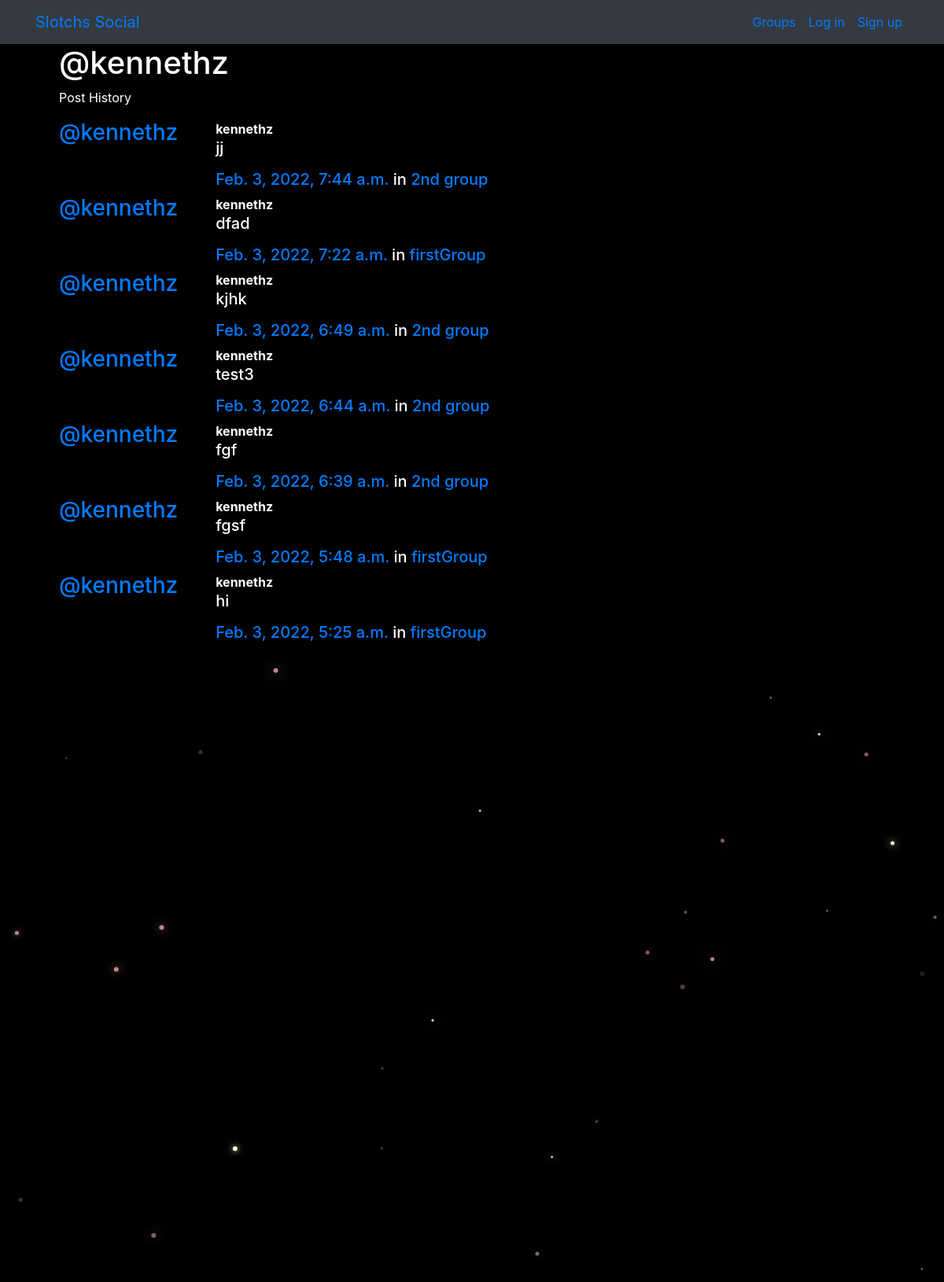
/posts/by/kennethz/, run on the app's committed database.
### posts/models.py (models this page shows, shortened)
class Post(models.Model):
    user = models.ForeignKey(User, related_name="posts", on_delete=models.CASCADE)
    created_at = models.DateTimeField(auto_now=True)
    message = models.TextField()
    message_html = models.TextField(editable=False)
    group = models.ForeignKey(Group, related_name="posts", null=True, blank=True, on_delete=models.CASCADE)
    class Meta:
        ordering = ["-created_at"]
        unique_together = ["user", "message"]

### groups/models.py (models this page shows, shortened)
class Group(models.Model):
    name = models.CharField(max_length=255, unique=True)
    slug = models.SlugField(allow_unicode=True, unique=True)
    description = models.TextField(blank=True, default='')
    description_html = models.TextField(editable=False, default='', blank=True)
    members = models.ManyToManyField(User, through="GroupMember")
    class Meta:
        ordering = ["name"]

### posts/views.py (the view)
# urls.py: path("by/<username>/", views.UserPosts.as_view(), name="for_user"),
class UserPosts(generic.ListView):
    model = models.Post
    template_name = "posts/user_post_list.html"
    def get_queryset(self):
        try:
            self.post_user = User.objects.prefetch_related("posts").get(
                username__iexact=self.kwargs.get("username")
            )
        except User.DoesNotExist:
            raise Http404
        else:
            return self.post_user.posts.all()
    def get_context_data(self, **kwargs):
        context = super().get_context_data(**kwargs)
        context["post_user"] = self.post_user
        return context

### posts/templates/posts/user_post_list.html
{% extends "posts/post_base.html" %}
{% block prepost %}
<div class="col-md-4">
  <h1>@{{ post_user.username }}</h1>
  <p>Post History</p>
</div>
{% endblock %}
{% block post_content %}
<div class="col-md-8">
  {% for post in post_list %}
    {% include "posts/_post.html" %}
  {% endfor %}
</div>
{% endblock %}

### posts/templates/posts/_post.html (shortened to what this page needs)
<div class="media">
  <h3 class="mr-5"><a href="{% url 'posts:for_user' username=post.user.username %}">@{{ post.user.username }}</a></h3>
  <div class="mdia-body">
    <strong>{{ post.user.username }}</strong>
    <h5>{{ post.message_html|safe }}
      <time class="time"><a href="{% url 'posts:single' username=post.user.username pk=post.pk %}"> {{ post.created_at }}</a></time>
      {% if post.group %}
        <span class="group-name">in <a href="#"> {{ post.group.name }}</a></span>
      {% endif %}
    </h5>
  </div>
</div>

### static/kyzsocial/css/master.css (style rules this page uses)
body { margin: 0; overflow: hidden; background-color: black; color:white; }

### data on the page
Post: user.username "kennethz", message_html "jj", created_at "Feb. 3, 2022, 7:44 a.m.", group.name "2nd group"
Post: user.username "kennethz", message_html "dfad", created_at "Feb. 3, 2022, 7:22 a.m.", group.name "firstGroup"
Post: user.username "kennethz", message_html "kjhk", created_at "Feb. 3, 2022, 6:49 a.m.", group.name "2nd group"
Post: user.username "kennethz", message_html "test3", created_at "Feb. 3, 2022, 6:44 a.m.", group.name "2nd group"
Post: user.username "kennethz", message_html "fgf", created_at "Feb. 3, 2022, 6:39 a.m.", group.name "2nd group"
Post: user.username "kennethz", message_html "fgsf", created_at "Feb. 3, 2022, 5:48 a.m.", group.name "firstGroup"
Post: user.username "kennethz", message_html "hi", created_at "Feb. 3, 2022, 5:25 a.m.", group.name "firstGroup"

### other printed values
{{ post_user.username }} "kennethz"
